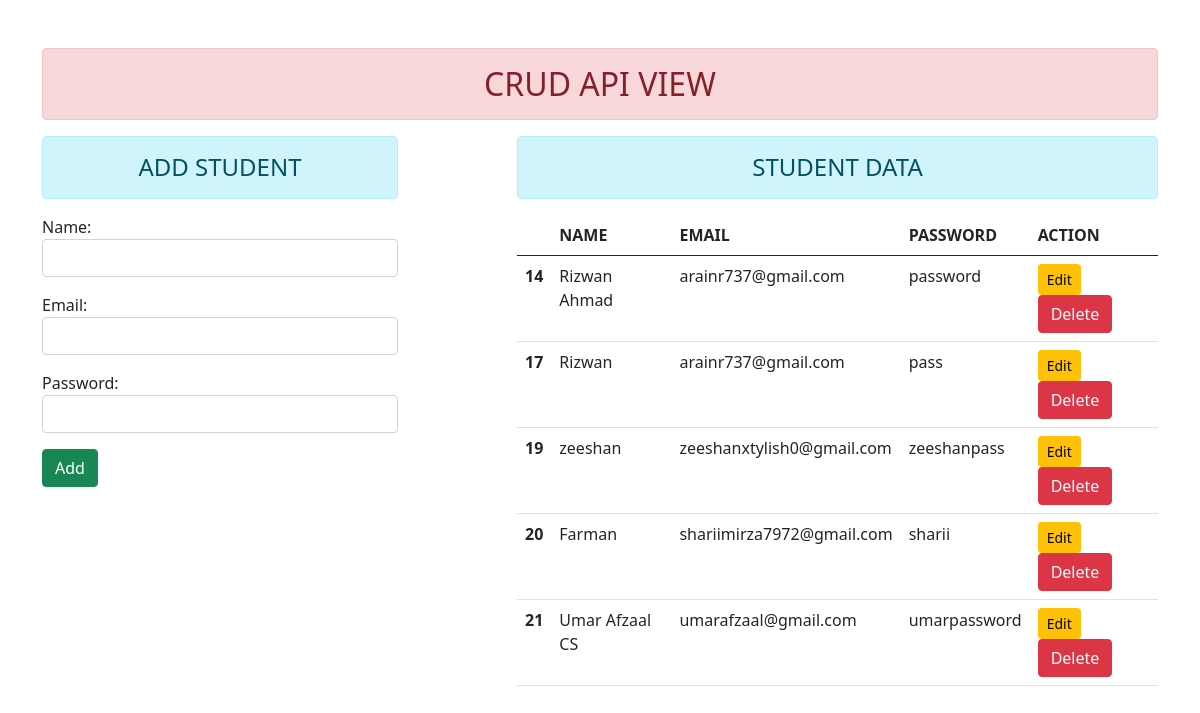
The page / on the database its author committed.
### enroll/models.py (models this page shows)
class User(models.Model):
    name = models.CharField(max_length=70)
    email = models.EmailField(max_length=100)
    password = models.CharField(max_length=70)

### enroll/views.py (the view)
# urls.py: path('', views.add_show,name="add"),
def add_show(request):
    stud = User.objects.all()
    if request.method == 'POST':
        fm = St(request.POST)
        if fm.is_valid():
            nm = fm.cleaned_data['name']
            em = fm.cleaned_data['email']
            pw = fm.cleaned_data['password']
            reg = User(name=nm, email=em, password=pw)
            reg.save()
            fm = St()
    else:
        fm = St()
    return render(request, 'enroll/add.html', {'form': fm, 'stu': stud})

### enroll/forms.py
class St(forms.ModelForm):
    class Meta:
        model = User
        fields = ['name', 'email', 'password']
        widgets = {
             'name': forms.TextInput(attrs={'class': 'form-control'}),
             'email':forms.EmailInput(attrs={'class': 'form-control'}),
             'password': forms.PasswordInput(render_value=True, attrs={'class': 'form-control'}),
         }

### enroll/templates/enroll/add.html (shortened to what this page needs)
{% extends 'enroll/base.html' %}
{% block content %}
<div class="row">
    <div class="col-sm-4">
        <h4 class="text-center alert alert-info">ADD STUDENT</h4>
        <form action="" method="POST">
        {{form.as_p}}
        <input type="submit" class="btn btn-success" value="Add">
        </form>
    </div>
    <div class="col-sm-7 offset-1">
        <h4 class="text-center alert alert-info">STUDENT DATA</h4>
        {% if stu %}
        <table class="table table-hover">
          <thead>
            <tr>
              <th scope="col"></th>
              <th scope="col">NAME</th>
              <th scope="col">EMAIL</th>
              <th scope="col">PASSWORD</th>
              <th scope="col">ACTION</th>
            </tr>
          </thead>
          <tbody>
           {% for st in stu %}
            <tr>
              <th scope="row">{{st.id}}</th>
              <td>{{st.name}}</td>
              <td>{{st.email}}</td>
              <td>{{st.password}}</td>
                <td>
                    <a href="{% url 'updatedata' st.id %}" class="btn btn-warning btn-sm">Edit</a>
                    <form action="{% url 'deletedata' st.id %}" method="post" class="d-inline"> {% csrf_token %}
                        <input type="submit" class="btn btn-danger" value="Delete">
                    </form>
                </td>
            </tr>
          {% endfor %}
          </tbody>
        </table>
        {% else %}
        <h4 class="text-center alert alert-warning">NO RECORDS</h4>
        {% endif %}
    </div>
</div>
{% endblock content %}

### enroll/templates/enroll/base.html (shortened to what this page needs)
<!DOCTYPE html>
{% load static %}
<html lang="en">
<head>
    <link rel="stylesheet" href="{% static 'enroll/css/bootstrap.css' %}">
</head>
<body>
<div class="container mt-5">
    <h2 class="text-center alert alert-danger">CRUD API VIEW</h2>
    {% block content %} {% endblock content %}
</div>
</body>
</html>

### rows shown on the page
User: id "14", name "Rizwan Ahmad", email "arainr737@gmail.com", password "password"
User: id "17", name "Rizwan", email "arainr737@gmail.com", password "pass"
User: id "19", name "zeeshan", email "zeeshanxtylish0@gmail.com", password "zeeshanpass"
User: id "20", name "Farman", email "shariimirza7972@gmail.com", password "sharii"
User: id "21", name "Umar Afzaal CS", email "umarafzaal@gmail.com", password "umarpassword"
